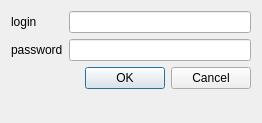
<?xml version="1.0" encoding="UTF-8"?>
<ui version="4.0">
 <class>AccountConnection</class>
 <widget class="QDialog" name="AccountConnection">
  <property name="geometry">
   <rect>
    <x>0</x>
    <y>0</y>
    <width>262</width>
    <height>123</height>
   </rect>
  </property>
  <property name="windowTitle">
   <string>Dialog</string>
  </property>
  <layout class="QFormLayout" name="formLayout">
   <property name="fieldGrowthPolicy">
    <enum>QFormLayout::AllNonFixedFieldsGrow</enum>
   </property>
   <item row="1" column="0">
    <widget class="QLabel" name="loginLabel">
     <property name="text">
      <string>login</string>
     </property>
    </widget>
   </item>
   <item row="1" column="1">
    <widget class="QLineEdit" name="loginLineEdit"/>
   </item>
   <item row="3" column="0">
    <widget class="QLabel" name="passwordLabel">
     <property name="text">
      <string>password</string>
     </property>
    </widget>
   </item>
   <item row="3" column="1">
    <widget class="QLineEdit" name="passwordLineEdit"/>
   </item>
   <item row="4" column="1">
    <widget class="QDialogButtonBox" name="buttonBox">
     <property name="orientation">
      <enum>Qt::Horizontal</enum>
     </property>
     <property name="standardButtons">
      <set>QDialogButtonBox::Cancel|QDialogButtonBox::Ok</set>
     </property>
    </widget>
   </item>
  </layout>
 </widget>
 <resources/>
 <connections/>
</ui>
